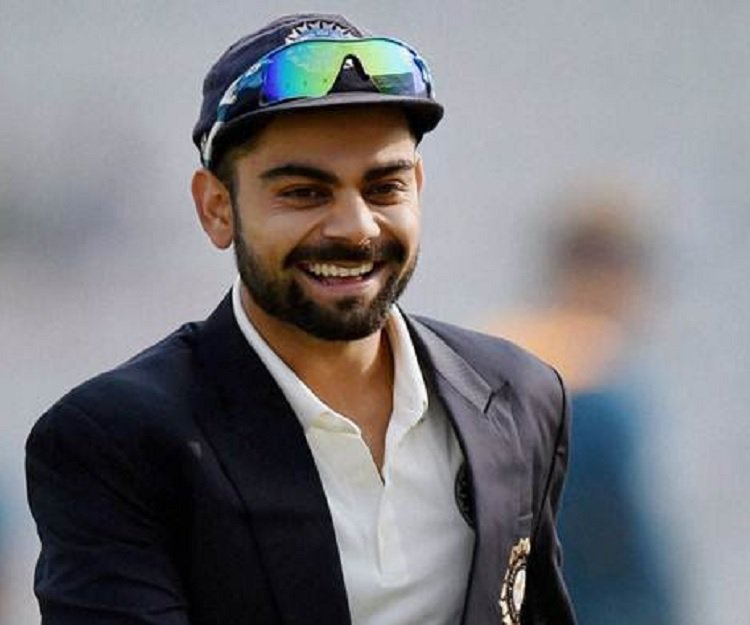
#> input picture lgm_project_data_science_task4/kohli.jpg, 750 x 625 px
$ jupyter execute pencil_sketch.ipynb
#> lines starting #> are read from the running program, lines starting #| are printed output that depends on the picture
[cell 1]
import cv2
import matplotlib.pyplot as plt

[cell 2]
#read the image
image=cv2.imread("kohli.jpg")
#> image is the input picture: shape (625, 750, 3); mean B, G, R 125.4, 121.4, 122.2

[cell 3]
#display the image
cv2.imshow(" Virat Kohli", image)

#display the image
cv2.waitKey(0)
plt.imshow(image)

[cell 4]
# create a new image by converting the original image to rgb format image
RGB_image=cv2.cvtColor(image,cv2.COLOR_BGR2RGB)
cv2.imshow("New Kohli",RGB_image)
cv2.waitKey(0)
plt.imshow(RGB_image)

[cell 5]
# create a new image by converting the original image to greyscale image
gray_image=cv2.cvtColor(image,cv2.COLOR_BGR2GRAY)
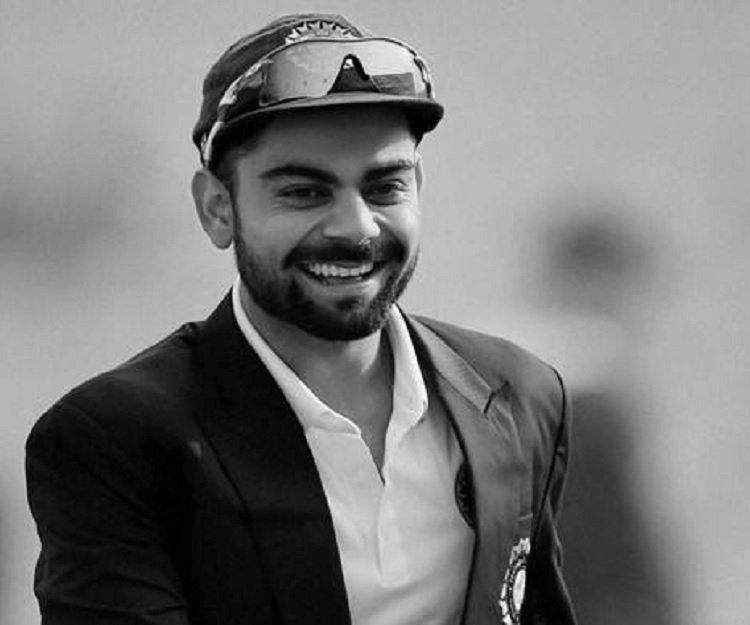
#> gray_image: shape (625, 750); min 0, max 255, mean 122.1
cv2.imshow("New Kohli",gray_image)
cv2.waitKey(0)
plt.imshow(gray_image)

[cell 6]
# invert the new greyscale image
inverted_image=255-gray_image
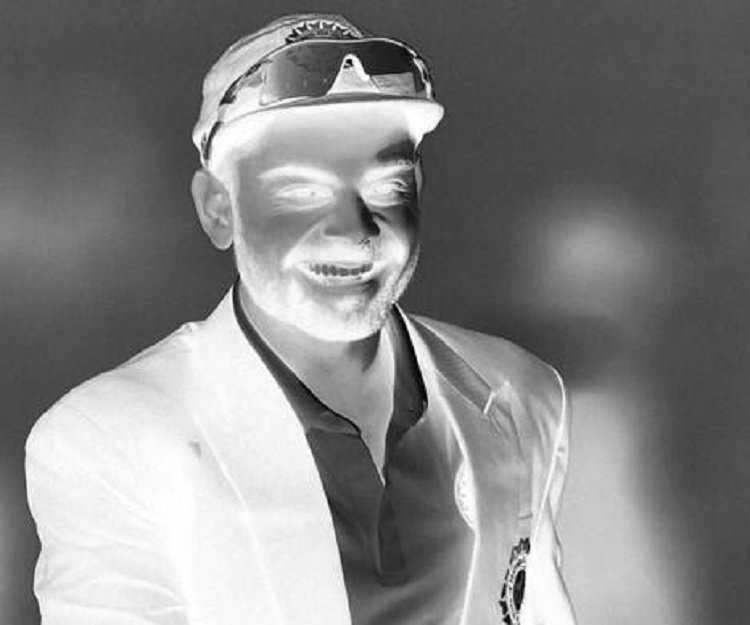
#> inverted_image: shape (625, 750); min 0, max 255, mean 132.9
cv2.imshow("Inverted", inverted_image)
cv2.waitKey()
plt.imshow(inverted_image)

[cell 7]
# to blur the image by using the Gaussian Function in OpenCV
blurred=cv2.GaussianBlur(inverted_image,(21,21),0)
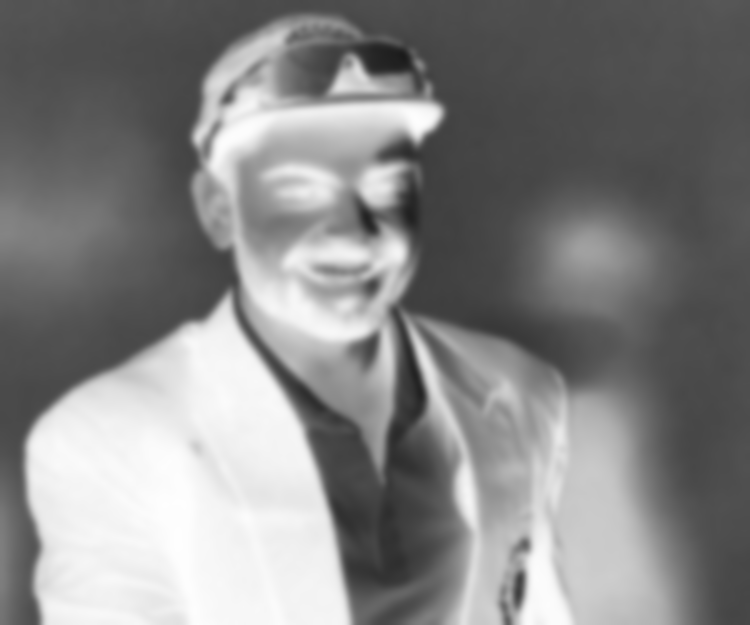
#> blurred: shape (625, 750); min 26, max 254, mean 132.9
cv2.imshow("Blurred",blurred)
cv2.waitKey()
plt.imshow(blurred)

[cell 8]
#to invert the blurred image,then we can easily convert the image into a pencil sketch
inverted_blurred=255-blurred
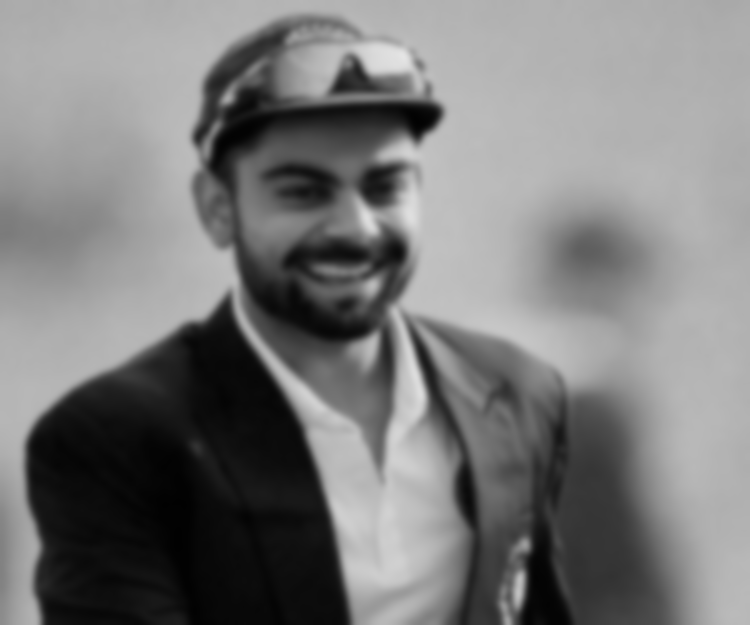
#> inverted_blurred: shape (625, 750); min 1, max 229, mean 122.1
pencil_sketch=cv2.divide(gray_image,inverted_image,scale=256.0)
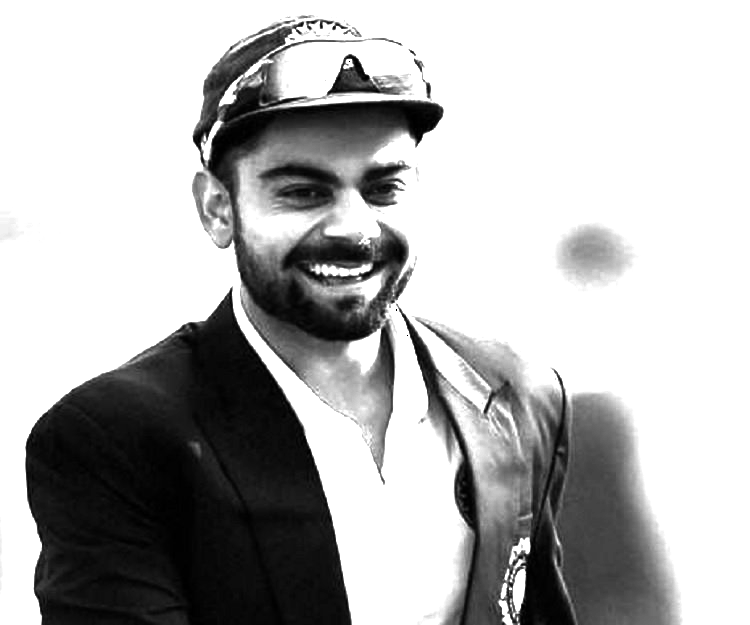
#> pencil_sketch: shape (625, 750); min 0, max 255, mean 180.2
cv2.imshow("Sketch",pencil_sketch)
cv2.waitKey(0)
plt.imshow(inverted_blurred)
